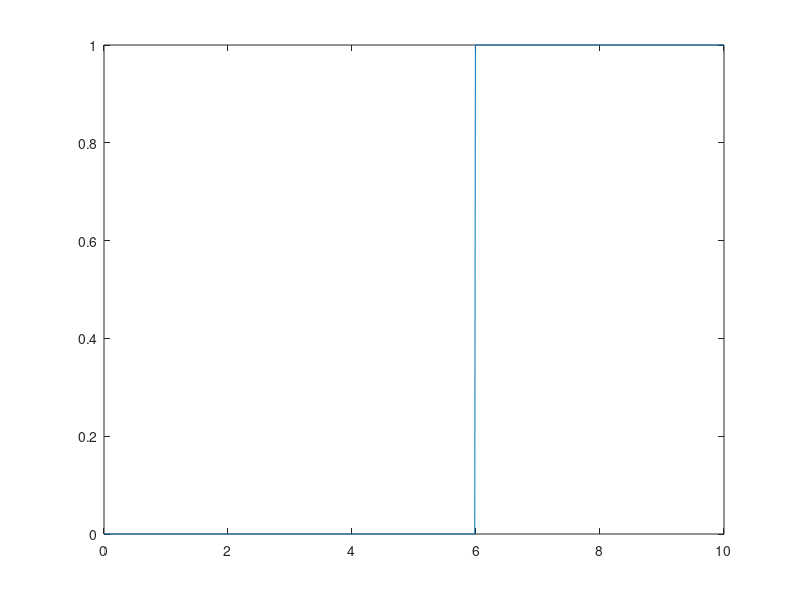

The MATLAB source for this figure: (Note: this script raises an error after producing the figure.)
clc
clear

tstep = 0.01;
start = 0;
stop = 10;
t = [start:tstep:stop];
Nt = -(start-stop)/tstep+1;
T = 50;
f = zeros(1,Nt);

i = 600;
range = t >= t(i) & t<= t(i) + T ;
plot(t, range)


clc
Period = 0.5;
state = "off"
for i = 1:numel(t)
disp(['i = ' num2str(i)])

time = t(i);

if i > 100 && state == "off"
    start_time = time;
    state = "on";
end

if time - start_time > Period && state == "on"
    state = "off";
end


end







